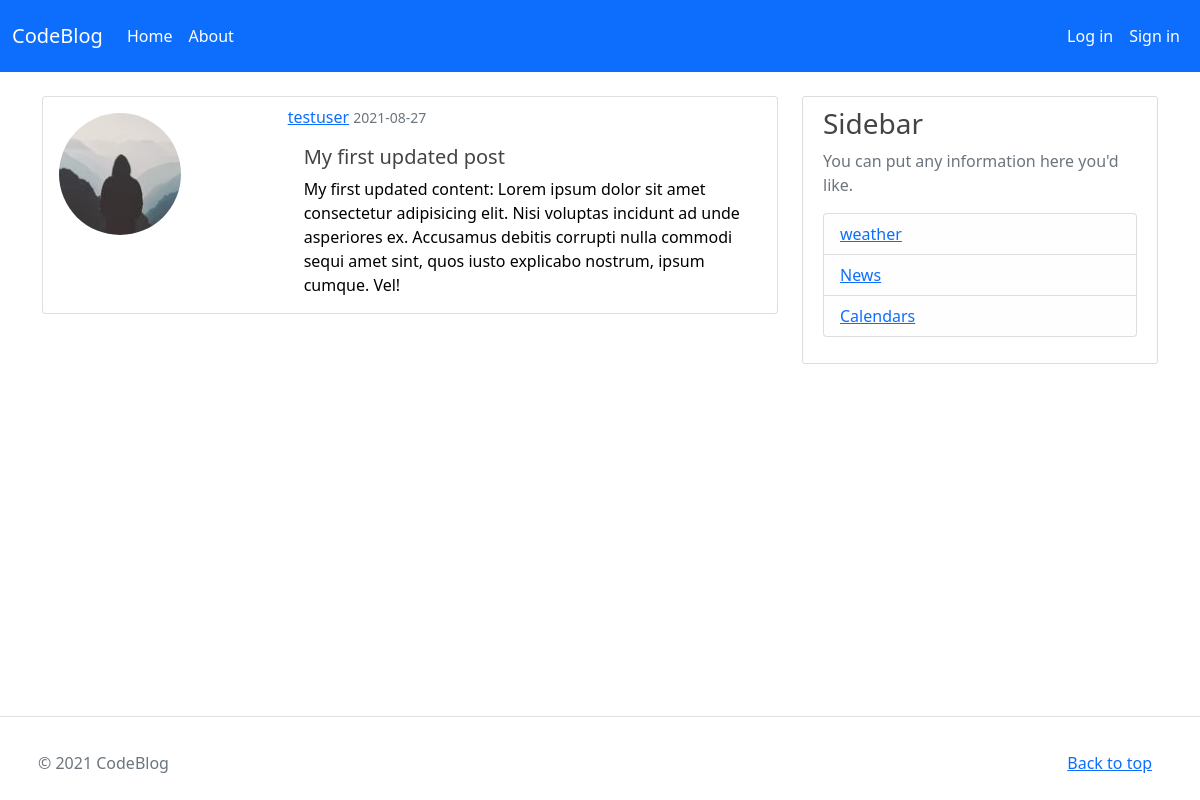
/post/1, run on the app's committed database.
### blog_app/models.py (models this page shows, shortened)
class User(db.Model, UserMixin):
    id = db.Column(db.Integer, primary_key=True)
    username = db.Column(db.String(10), unique=True, nullable=False)
    email = db.Column(db.String(20), unique=True, nullable=False)
    image_file = db.Column(db.String(20), nullable=False, default='default.jpg')
    password = db.Column(db.String(20), nullable=False)
    posts = db.relationship('Post', backref='author', lazy=True)

class Post(db.Model, UserMixin):
    id = db.Column(db.Integer, primary_key=True)
    title = db.Column(db.String(100), nullable=False)
    date_posted = db.Column(db.DateTime, nullable=False, default=datetime.utcnow)
    content = db.Column(db.Text, nullable=False)
    user_id = db.Column(db.Integer, db.ForeignKey('user.id'),nullable=False)

### blog_app/posts/routes.py (the view)
@posts.route("/post/<int:post_id>")
def post(post_id):
    post = Post.query.get_or_404(post_id)
    return render_template('post.html', title=post.title, post=post)

### blog_app/templates/post.html (shortened to what this page needs)
{% extends "layout.html" %}
{% block content %}
<div class="card mb-3" style="max-width: 740px;">
    <article>
        <div class="row g-0">
            <div class="col-md-4">
                <img src="{{url_for('static',filename='profile_pics/'+post.author.image_file)}}"
                    class="img-fluid rounded-circle m-3 mt-3"  width="50%" height="50%"  alt="...">
            </div>
            <div class="col-md-8 mt-2">
                <a class="mr-2 " href="{{url_for('users.user_posts',username=post.author.username)}}">{{ post.author.username }}</a>
                <small class="text-muted">{{ post.date_posted.strftime('%Y-%m-%d') }}</small>
                <div class="card-body">
                    <h5 class="card-title">{{ post.title }}</h5>
                    <p class="card-text">{{ post.content }}</p>
                </div>
            </div>
        </div>
    </article>
</div>
{% endblock %}

### blog_app/static/main.css (style rules this page uses)
body { background: #ffffff; color: #000000; }
h1, h2, h3, h4, h5, h6 { color: #444444; }

### data on the page
User: image_file (picture), author.username "testuser"
Post: date_posted "2021-08-27", title "My first updated post", content "My first updated content: Lorem ipsum dolor sit amet consectetur adipisicing elit. Nisi voluptas incidunt ad unde asperiores ex. Accusamus debitis corrupti nulla commodi sequi amet sint, quos iusto explicabo nostrum, ipsum cumque. Vel!"
